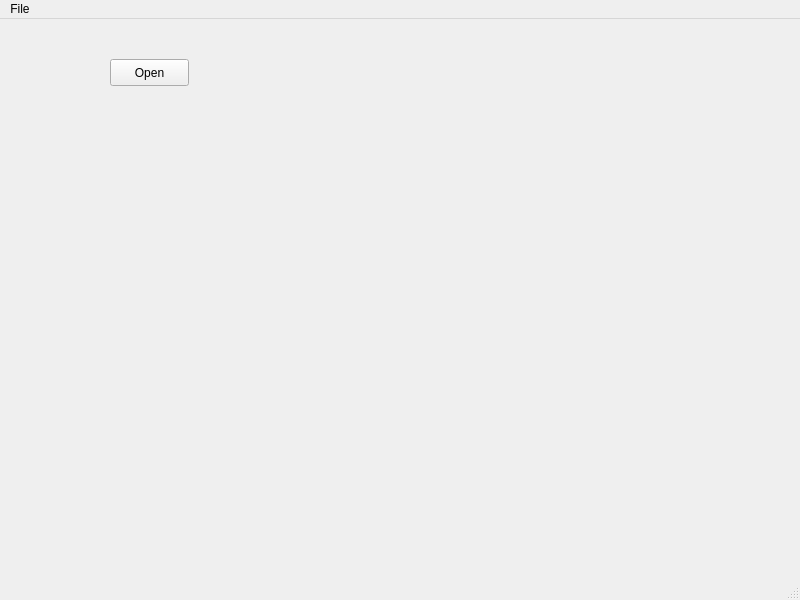
<?xml version="1.0" encoding="UTF-8"?>
<ui version="4.0">
 <class>MainWindow</class>
 <widget class="QMainWindow" name="MainWindow">
  <property name="geometry">
   <rect>
    <x>0</x>
    <y>0</y>
    <width>800</width>
    <height>600</height>
   </rect>
  </property>
  <property name="windowTitle">
   <string>MainWindow</string>
  </property>
  <widget class="QWidget" name="centralwidget">
   <widget class="QPushButton" name="pushButton">
    <property name="geometry">
     <rect>
      <x>110</x>
      <y>40</y>
      <width>79</width>
      <height>27</height>
     </rect>
    </property>
    <property name="text">
     <string>Open</string>
    </property>
   </widget>
  </widget>
  <widget class="QMenuBar" name="menubar">
   <property name="geometry">
    <rect>
     <x>0</x>
     <y>0</y>
     <width>800</width>
     <height>21</height>
    </rect>
   </property>
   <widget class="QMenu" name="menuFile">
    <property name="title">
     <string>File</string>
    </property>
    <addaction name="actionOpen"/>
   </widget>
   <addaction name="menuFile"/>
  </widget>
  <widget class="QStatusBar" name="statusbar"/>
  <action name="actionOpen">
   <property name="text">
    <string>Open</string>
   </property>
   <property name="toolTip">
    <string>Open a file</string>
   </property>
   <property name="shortcut">
    <string>Ctrl+O</string>
   </property>
  </action>
 </widget>
 <resources/>
 <connections>
  <connection>
   <sender>pushButton</sender>
   <signal>clicked()</signal>
   <receiver>actionOpen</receiver>
   <slot>trigger()</slot>
   <hints>
    <hint type="sourcelabel">
     <x>149</x>
     <y>74</y>
    </hint>
    <hint type="destinationlabel">
     <x>-1</x>
     <y>-1</y>
    </hint>
   </hints>
  </connection>
 </connections>
</ui>
